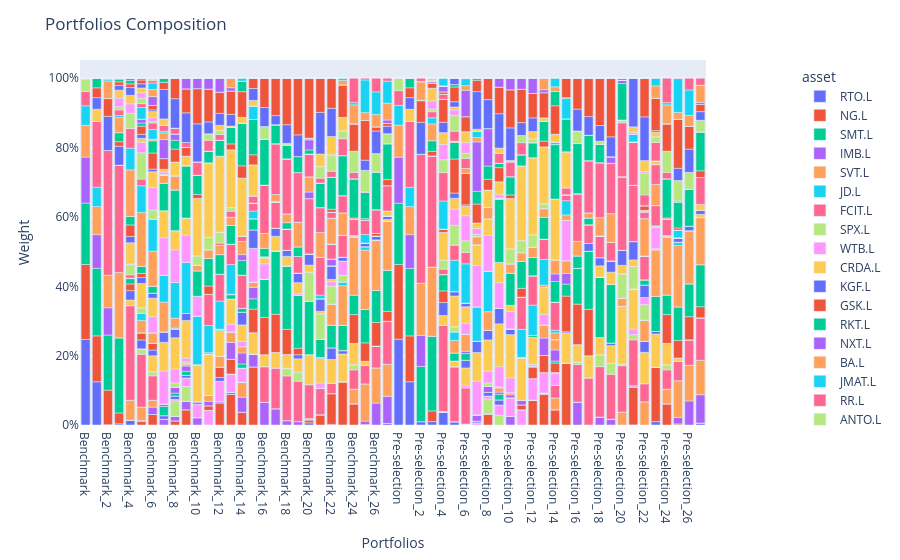

Notebook cell for this chart:
### Code cell
population.plot_composition(display_sub_ptf_name=False)
